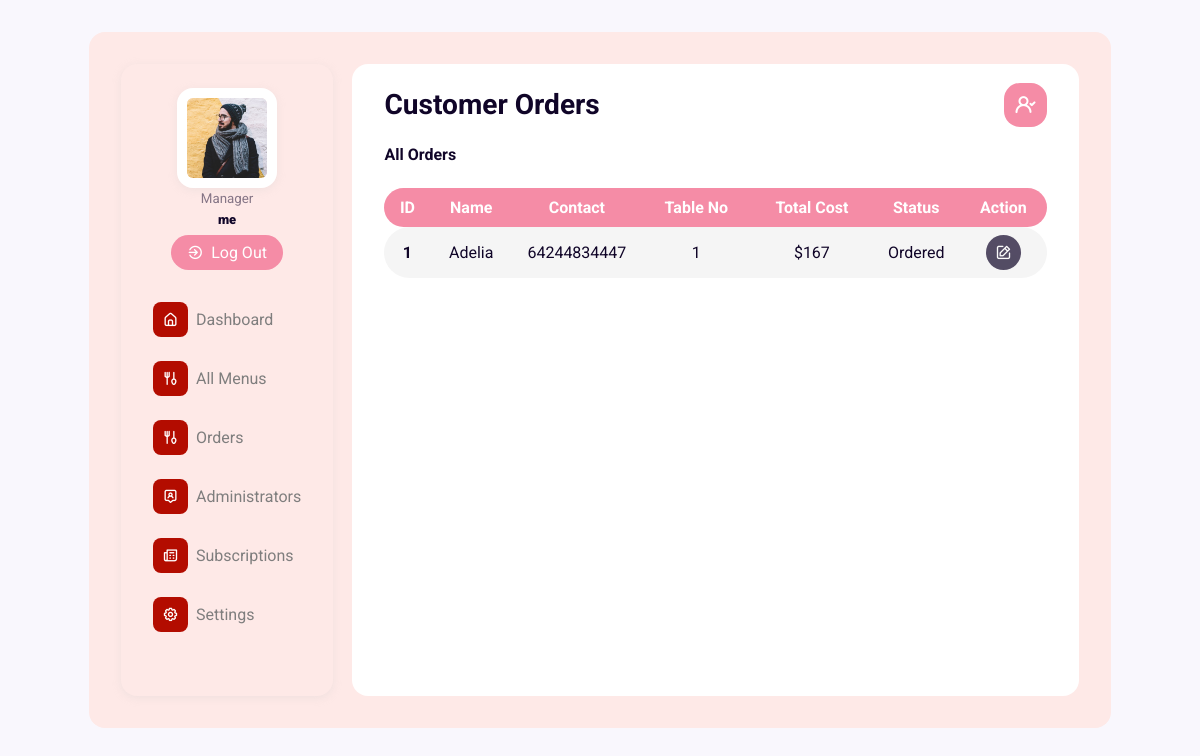
The page /admin/orders.php (signed in) on the database its author committed.
### tables this page shows
CREATE TABLE `orders` (
  `id` int(10) UNSIGNED NOT NULL,
  `cartID` int(11) NOT NULL,
  `userName` varchar(255) NOT NULL,
  `tableNumber` int(11) NOT NULL,
  `totalPrice` varchar(255) NOT NULL,
  `orderStatus` varchar(100) NOT NULL,
  `phoneNumber` varchar(100) NOT NULL
);

### admin/orders.php (the view, shortened to what this page needs)
<?php
include('adminPartials/header.php')
?>
      <div class="dashboard container">
       <?php
       include('adminPartials/sideMenu.php')
       ?>
        <div class="dashboardBody">
          <div class="topSection flex">
            <div class="title">
              <h3>Customer Orders</h3>
            </div>
            <div class="notifications">
            <a href="subscriptions.php"><i class="uil uil-user-check icon"></i></a>
            </div>
          </div>
          <div class="adminContainer">
            <div class="allAdmins">
                <div class="title flex">All Orders </div>
                <div class="adminContainer">
                    <table>
                        <tr class="tblHeader">
                            <th>ID</th>
                            <th>Name</th>
                            <th>Contact</th>
                            <th>Table No</th>
                            <th>Total Cost</th>
                            <th>Status</th>
                            <th>Action</th>
                        </tr>
                        <?php
                            $sql = "SELECT * FROM orders ORDER BY id DESC";
                            $res = mysqli_query($conn, $sql);
                            $orderID = 1;
                            if($res == TRUE){
                              $count = mysqli_num_rows($res);
                              if($count > 0){
                                while($row = mysqli_fetch_assoc($res)){
                                  $id = $row['id'];
                                  $userName = $row['userName'];
                                  $tableNumber = $row['tableNumber'];
                                  $phoneNumber = $row['phoneNumber'];
                                  $total = $row['totalPrice'];
                                  $status = $row['orderStatus'];
                                  ?>
                                  <tr class="tblRow orderRow">
                                      <td><?php echo $orderID++?></td>
                                      <td><?php echo $userName?></td>
                                      <td><?php echo $phoneNumber?></td>
                                      <td><?php echo $tableNumber?></td>
                                      <td>$<?php echo $total?></td>
                                      <td><?php echo $status?></td>
                                      <td><a href="<?php echo SITEURL?>admin/orderDetails.php?id=<?php echo $id?>"><i class="uil uil-edit icon"></i></a></td>
                                  </tr>
                                  <?php
                                }
                              }
                            }
                            ?>
                    </table>
                </div>
              </div>
          </div>
        </div>
      </div>
<?php
include('adminPartials/footer.php')
?>

### admin/adminPartials/sideMenu.php
<div class="sideMenu">
            <div class="divContainer">
                <div class="adminDiv">
                <?php
                  $firstName = $_SESSION['firstName'];
                  $sql = "SELECT image from admins where firstname = '$firstName'";
                  $res = mysqli_query($conn, $sql);
                  if($res == TRUE){
                    $count = mysqli_num_rows($res);
                      if($count==1){
                        while($row = mysqli_fetch_assoc($res)){
                           $adminImage = $row['image'];
                        }
                      }
                  }
                  ?>
                    <?php
                        if($adminImage!=""){
                          ?>
                            <div class="imgDiv">
                          <img src="<?php echo SITEURL;?>restImages/dimasRest<?php echo $adminImage;?>">
                          </div>
                          <?php
                        }
                        else{
                          echo '<span class="fail" style="color:red; margin: 0px 10px;">No Image 1</span>';
                        }
                      ?>
                    <small>Manager</small>
                    <span class="adminName">
                     <?php
                     if(isset($_SESSION['firstName'])){
                      echo $_SESSION['firstName'];
                    }
                     ?>
                    </span>
                    <span class="logOut">
                    <a href="logOut.php" ><i class="uil uil-sign-out-alt icon"></i><span>Log Out</span></a>
                   </span>
                </div>
                <div class="menuDiv">
                  <ul class="menuList grid">
                      <li class="listItem ">
                          <a href="dashboard.php" class="navLink flex">
                            <i class="uil uil-estate icon"></i>
                              Dashboard
                          </a>
                      </li>
                      <li class="listItem ">
                          <a href="menu.php" class="navLink flex">
                            <i class="uil uil-crockery icon"></i>
                              All Menus
                          </a>
                      </li>
                      <li class="listItem ">
                          <a href="orders.php" class="navLink flex">
                            <i class="uil uil-crockery icon"></i>
                              Orders
                          </a>
                      </li>
                      <li class="listItem ">
                          <a href="admins.php" class="navLink flex">
                            <i class="uil uil-chat-bubble-user icon"></i>
                              Administrators
                          </a>
                      </li>
                      <li class="listItem ">
                          <a href="subscriptions.php" class="navLink flex">
                          <i class="uil uil-newspaper icon"></i>
                              Subscriptions
                          </a>
                      </li>
                      <li class="listItem">
                          <a href="settings.php" class="navLink flex">
                            <i class="uil uil-cog icon"></i>
                              Settings
                          </a>
                      </li>
                  </ul>
                </div>
            </div>
        </div>

### rows shown on the page
orders: userName "Adelia", phoneNumber "64244834447", tableNumber "1", totalPrice "167", orderStatus "Ordered"

### other values the page prints
$_SESSION['firstName'] "me"
